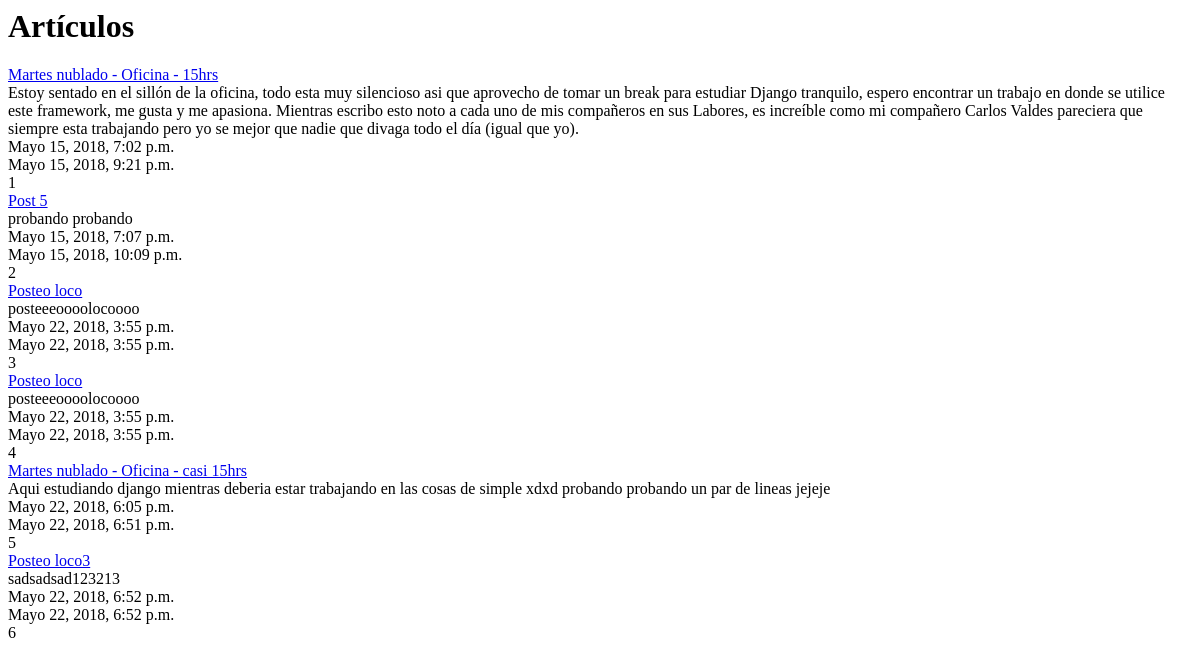
The app's page /posts/, older data.
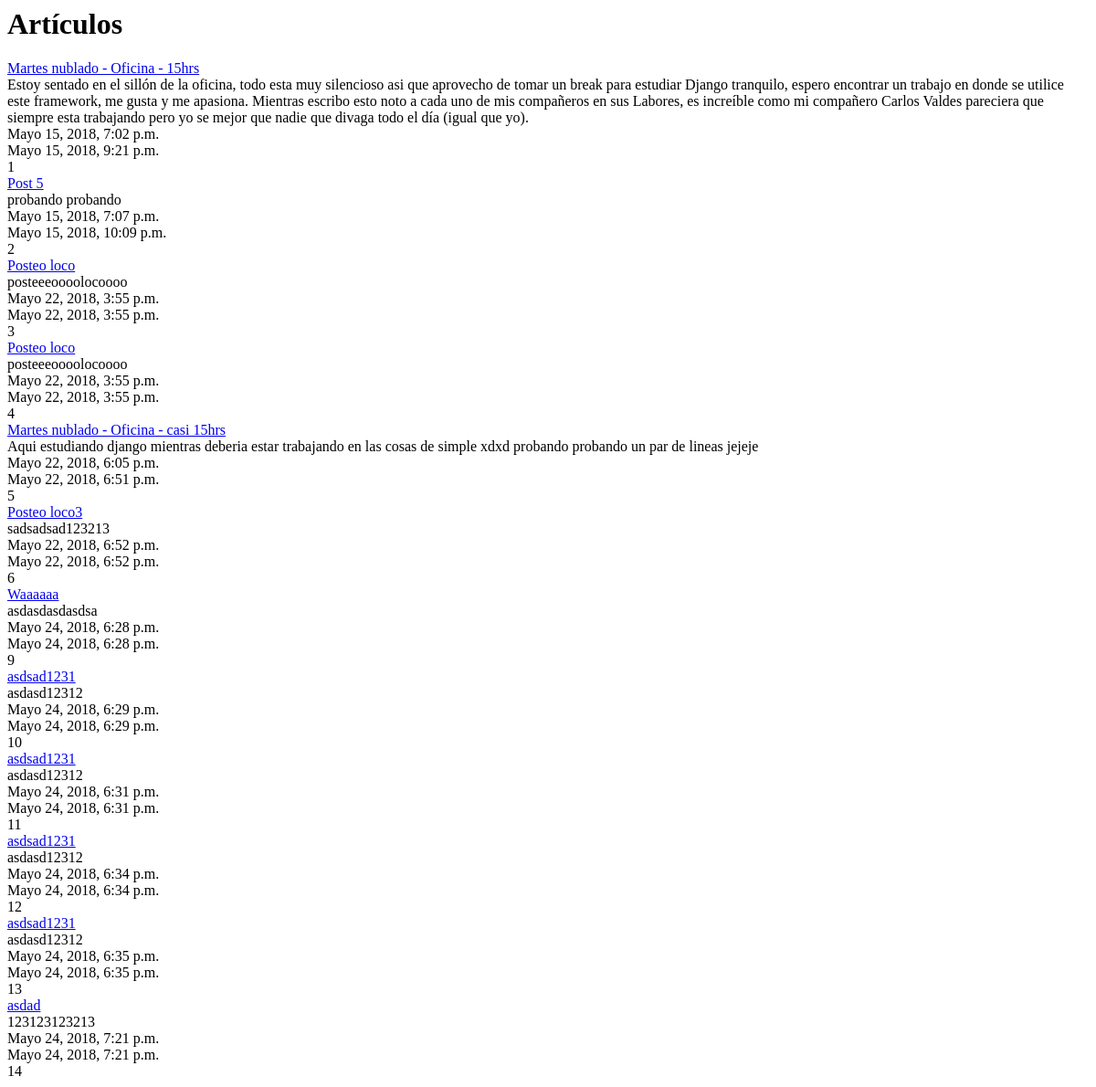
The same page, newer data.
### posts/models.py (models this page shows, shortened)
class Post(models.Model):
    titulo = models.CharField(max_length=150)
    contenido = models.TextField()
    timestamp = models.DateTimeField(auto_now_add=True, auto_now=False)
    actualizado = models.DateTimeField(auto_now_add=False, auto_now=True)

### posts/views.py (the view)
# urls.py: path('posts/', post_list, name="post_list"),
def post_list(request):
    posts = Post.objects.all()
    context = {
        "titulo" : "Artículos",
        "posts" : posts
    }
    return render(request, "post_list.html", context)

### templates/post_list.html
{% extends "base.html" %}
{% block content %}
{% for post in posts %}
    <a href="/posts/detail/{{ post.id }}"> {{ post.titulo }}</a><br>
    {{ post.contenido }}<br>
    {{ post.timestamp }}<br>
    {{ post.actualizado }}<br>
    {{ post.id }}<br>
{% endfor %}
{% endblock %}

Row changes from the older to the newer data that the page shows:
added Post: titulo "Waaaaaa", contenido "asdasdasdasdsa", timestamp "Mayo 24, 2018, 6:28 p.m.", actualizado "Mayo 24, 2018, 6:28 p.m.", id "9"
added Post: titulo "asdsad1231", contenido "asdasd12312", timestamp "Mayo 24, 2018, 6:29 p.m.", actualizado "Mayo 24, 2018, 6:29 p.m.", id "10"
added Post: titulo "asdsad1231", contenido "asdasd12312", timestamp "Mayo 24, 2018, 6:31 p.m.", actualizado "Mayo 24, 2018, 6:31 p.m.", id "11"
added Post: titulo "asdsad1231", contenido "asdasd12312", timestamp "Mayo 24, 2018, 6:34 p.m.", actualizado "Mayo 24, 2018, 6:34 p.m.", id "12"
added Post: titulo "asdsad1231", contenido "asdasd12312", timestamp "Mayo 24, 2018, 6:35 p.m.", actualizado "Mayo 24, 2018, 6:35 p.m.", id "13"
added Post: titulo "asdad", contenido "123123123213", timestamp "Mayo 24, 2018, 7:21 p.m.", actualizado "Mayo 24, 2018, 7:21 p.m.", id "14"
